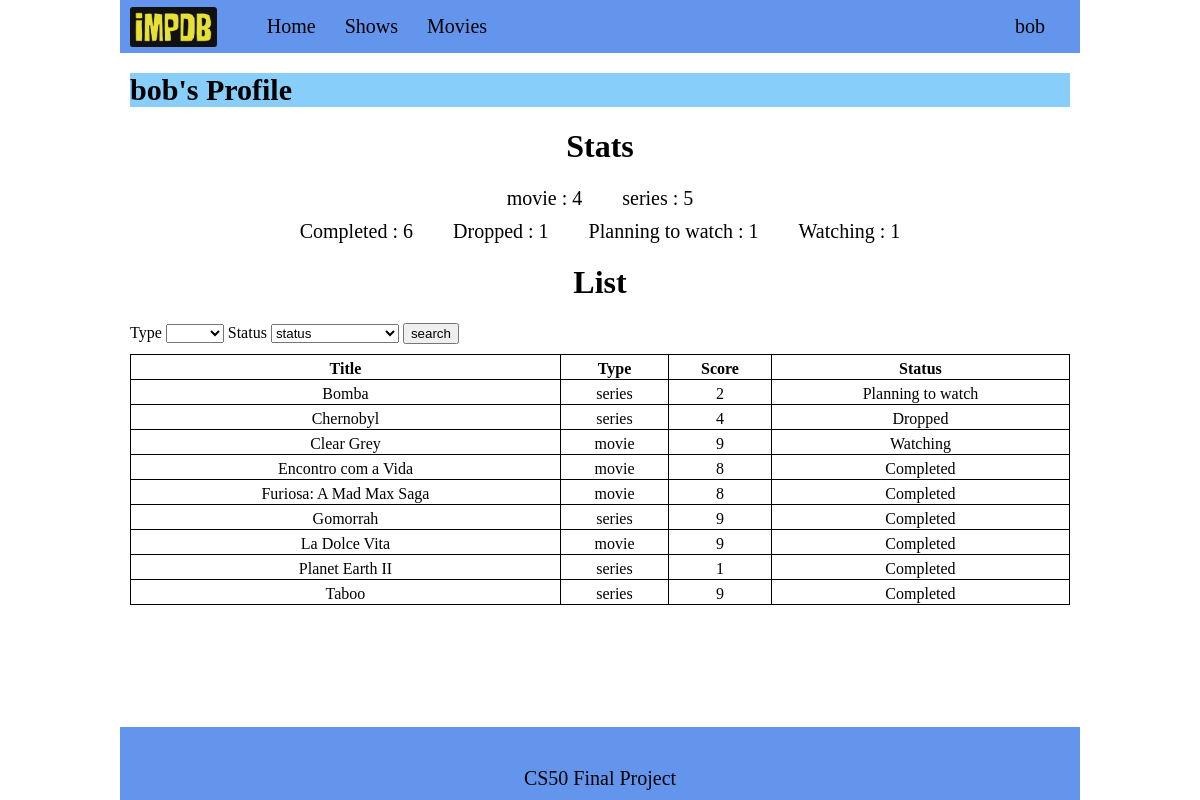
Page /profile?id=6 (signed in) on the committed database.
### tables this page shows
CREATE TABLE users(ID INTEGER PRIMARY KEY AUTOINCREMENT, username TEXT NOT NULL UNIQUE, password TEXT NOT NULL, type INTEGER);

CREATE TABLE "shows" (
	"id"	INTEGER,
	"title"	TEXT NOT NULL,
	"year"	TEXT,
	"rated"	TEXT,
	"released"	TEXT,
	"duration"	INTEGER,
	"plot"	TEXT,
	"language"	TEXT,
	"country"	TEXT,
	"image"	TEXT,
	"type"	NUMERIC,
	"Seasons"	INTEGER,
	PRIMARY KEY("id" AUTOINCREMENT)
);

CREATE TABLE "users_list" (
	"user_id"	INTEGER,
	"show_id"	INTEGER,
	"status"	TEXT,
	"score"	INTEGER,
	"edit_date"	TEXT,
	PRIMARY KEY("user_id","show_id")
);

### app.py (the view)
@app.route("/profile", methods=["GET", "POST"])
def profile():
    id = request.args.get("id", None)
    try:
        id = int(id)
    except:
        id = None
    if id != None:
        username =  cursor.execute("SELECT username FROM users WHERE id = ?",(id,)).fetchone()
        status = cursor.execute("""SELECT status, COUNT(show_id) from users_list
                    WHERE user_id = ? GROUP BY status""",(id,)).fetchall()
        types = cursor.execute("""SELECT shows.type, COUNT(shows.id) from users_list
                    INNER JOIN shows ON shows.id = users_list.show_id
                    WHERE user_id = ?
                    GROUP BY shows.type """,(id,)).fetchall()
        if status!=None and types != None:
            query = """SELECT title, shows.type, score, status FROM users_list
                            INNER JOIN users
                            ON users.id = users_list.user_id
                            INNER JOIN shows
                            ON shows.id = users_list.show_id
                            WHERE users.id = ?"""
            filter_type = request.form.get("type", None)
            if filter_type != "" and filter_type is not None:
                query = query + " AND shows.type = ?"
            else:
                filter_type = None
            filter_status  = request.form.get("status", None)
            if filter_status != "" and filter_status is not None:
                query = query + " AND users_list.status = ?"
            else:
                filter_status = None
            query = query + " ORDER BY title ASC"
            if filter_type is None and filter_status is None:
                user_list = cursor.execute(query, (session["user_id"],))
            elif filter_type is not None and filter_status is not None:
                user_list = cursor.execute(query, (session["user_id"], filter_type, filter_status))
            elif filter_type is not None:
                user_list = cursor.execute(query, (session["user_id"], filter_type))
            else:
                user_list = cursor.execute(query, (session["user_id"], filter_status))
            return render_template("profile.html", status = status, types = types, username=username[0], user_list = user_list)
    return render_template("index.html")

### templates/profile.html (shortened to what this page needs)
{% extends "layout.html" %}
{% block main %}
<div class="big_title">{{ username }}'s Profile</div>
    <div class="user-stats">
        <h1 style = "text-align: center;">Stats</h1>
        <div class="types">
        {% for type in types %}
            <div class="stat">
                {{ type[0] }} : {{ type[1] }}
            </div>
        {% endfor %}
        </div>
        <div class="status">
            {% for row in status %}
                <div class="stat">
                    {{ row[0] }} : {{ row[1] }}
                </div>
            {% endfor %}
        </div>
    </div>
    <div class="user-list">
        <h1 style = "text-align: center;">List</h1>
        <form class ="search-form" action="/profile?id={{session['user_id']}}" method="post">
            <label class="search-field" for = "type">Type</label>
            <select id="type" name="type">
                <option  value=""></option>
                <option  value="movie">movie</option>
            </select>
            <label class="search-status" for = "status">Status</label>
            <select id="status" name="status">
                <option selected value="">status</option>
            </select>
            <button type="submit">search</button>
       </form>
       <div class = "list">
            <table>
                <thead>
                    <tr>
                        <th>Title</th>
                        <th>Type</th>
                        <th>Score</th>
                        <th>Status</th>
                    </tr>
                </thead>
                {% if user_list is not none %}
                    <tbody>
                        {% for n in user_list %}
                        <tr>
                            <td class="title">{{n[0]}}</td>
                            <td class="type">{{n[1]}}</td>
                            <td class="score">{{n[2]}}</td>
                            <td class="status">{{n[3]}}</td>
                        </tr>
                        {% endfor %}
                    </tbody>
                {% endif %}
            </table>
       </div>
    </div>
{% endblock %}

### templates/layout.html (shortened to what this page needs)
<!DOCTYPE html>
<html lang="en">
    <head>
        <link href="/static/style.css" rel="stylesheet">
    </head>
    <body>
        <div id="content">
            <div class="menu">
                <div class =  "menu_left">
                    <div class="logo" style="display:inline-block; padding:5px 0px 0px 10px"><img src="static/images/logo2.png" height="40"/></div>
                    <ul class="menu_list">
                        <il class="menu_item"><a href="/">Home</a></il>
                        <il class="menu_item">
                            <a href="#">Shows</a>
                        </il>
                        <il class="menu_item">
                            <a href="#">Movies</a>
                        </il>
                    </ul>
                </div>
                <div class = "menu_right">
                    <div class="user-info">
                        {% if session["user_id"] %}
                            <div class ="menu_item">
                                <a href="#" id="username">{{ session["username"] }}</a>
                            </div>
                        {% endif %}
                    </div>
                </div>
            </div>
            <div class="page_content">
                {% block main %}{% endblock %}
            </div>
        </div>
        <footer>
            <div class = "bottom_menu">
                CS50 Final Project
            </div>
        </footer>
    </body>

### static/style.css (style rules this page uses)
html, body { height: 100%; }
#content { flex:1; }
body { min-height: 100vh; display: flex; flex-direction: column; }
body { margin:0px; }
#content, footer { margin-left:10vw; margin-right:10vw; }
.menu, footer { background-color:#6495ED; }
.menu_list { list-style:none; display:inline-block; margin:0px; }
.menu_right { float: right; padding-right:20px; padding-left:20px; }
.menu_item { display:inline-block; padding-top:15px; padding-bottom:15px; padding-right:15px; position:relative; }
.bottom_menu { margin-top:30px; text-align: center; font-size:20px; padding: 10px }
.menu_left { display:inline-flex; align-items: center; justify-content: center; }
.menu_list a { text-decoration: none; color:black; display:block; font-size:20px; padding-left:10px }
.menu_item a { text-decoration: none; color:black; display:block; font-size:20px; padding-left:10px }
.page_content { margin-top:20px; margin-left: 10px; margin-right: 10px }
.big_title { font-size: 30px; font-weight: bold; margin-bottom: 20px; background-color: lightskyblue; }
.user-stats .types,.user-stats .status { text-align: center; margin-top: 10px; margin-bottom: 10px; font-size: 20px; display:flex; justify-content: center; }
.user-stats .stat { margin-right: 20px; margin-left: 20px; }
.user-list form { margin-bottom: 10px; }
.list table { width:100%; border-collapse: collapse; }
.list td, .list th { text-align: center; padding-top: 5px; padding-top: 5px; border: 1px solid; }

### rows in the picture
users: username "bob"
shows: type "series", Seasons "5"
users_list: title "Bomba", type "series", score "2", status "Planning to watch"
users_list: title "Chernobyl", type "series", score "4", status "Dropped"
users_list: title "Clear Grey", type "movie", score "9", status "Watching"
users_list: title "Encontro com a Vida", type "movie", score "8", status "Completed"
users_list: title "Furiosa: A Mad Max Saga", type "movie", score "8", status "Completed"
users_list: title "Gomorrah", type "series", score "9", status "Completed"
users_list: title "La Dolce Vita", type "movie", score "9", status "Completed"
users_list: title "Planet Earth II", type "series", score "1", status "Completed"
users_list: title "Taboo", type "series", score "9", status "Completed"

### other values in the picture
{{ type[0] }} "movie"
{{ type[1] }} "4"
{{ row[0] }} "Completed" "Dropped" "Planning to watch" "Watching"
{{ row[1] }} "6" "1" "1" "1"
